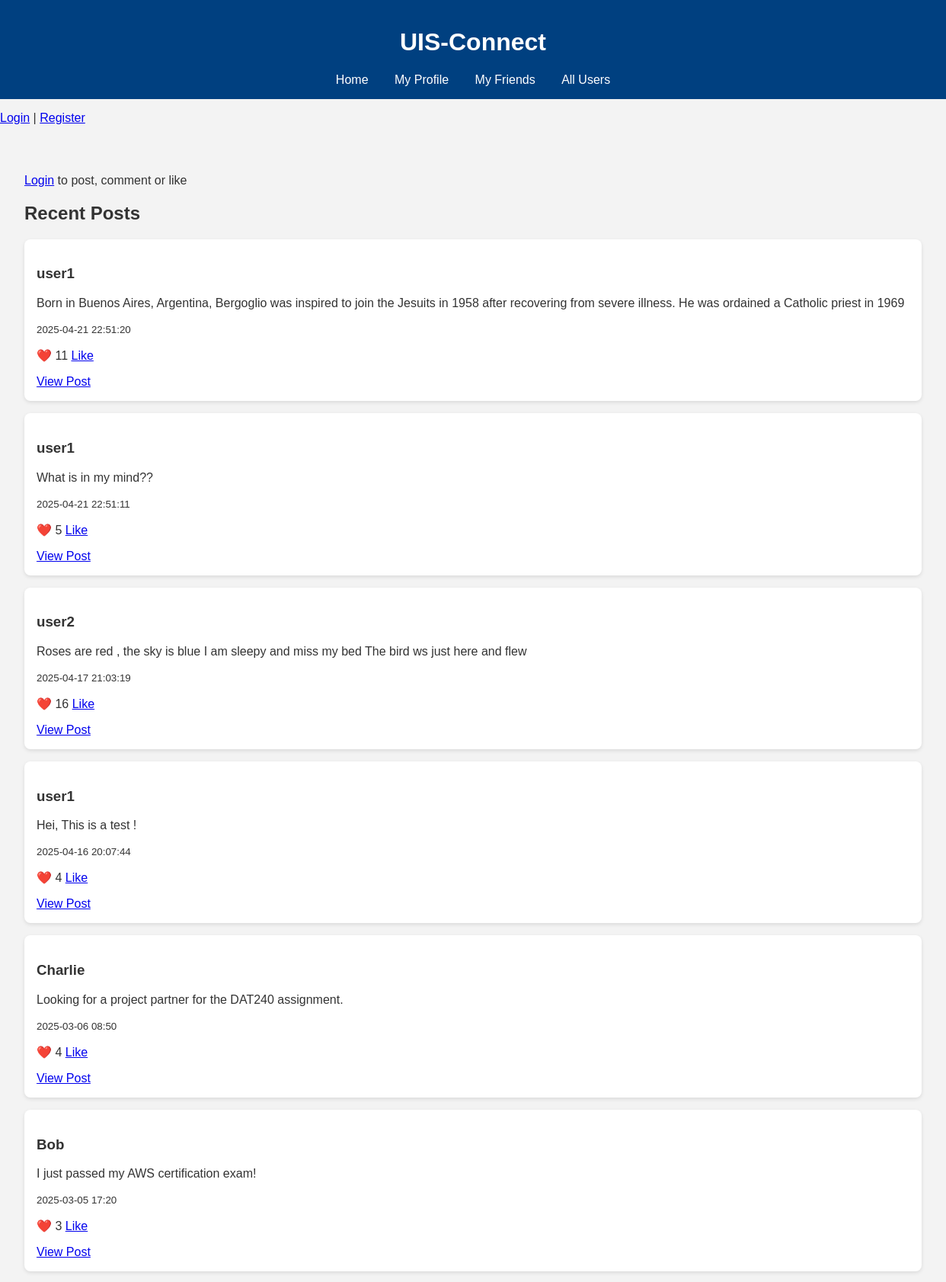
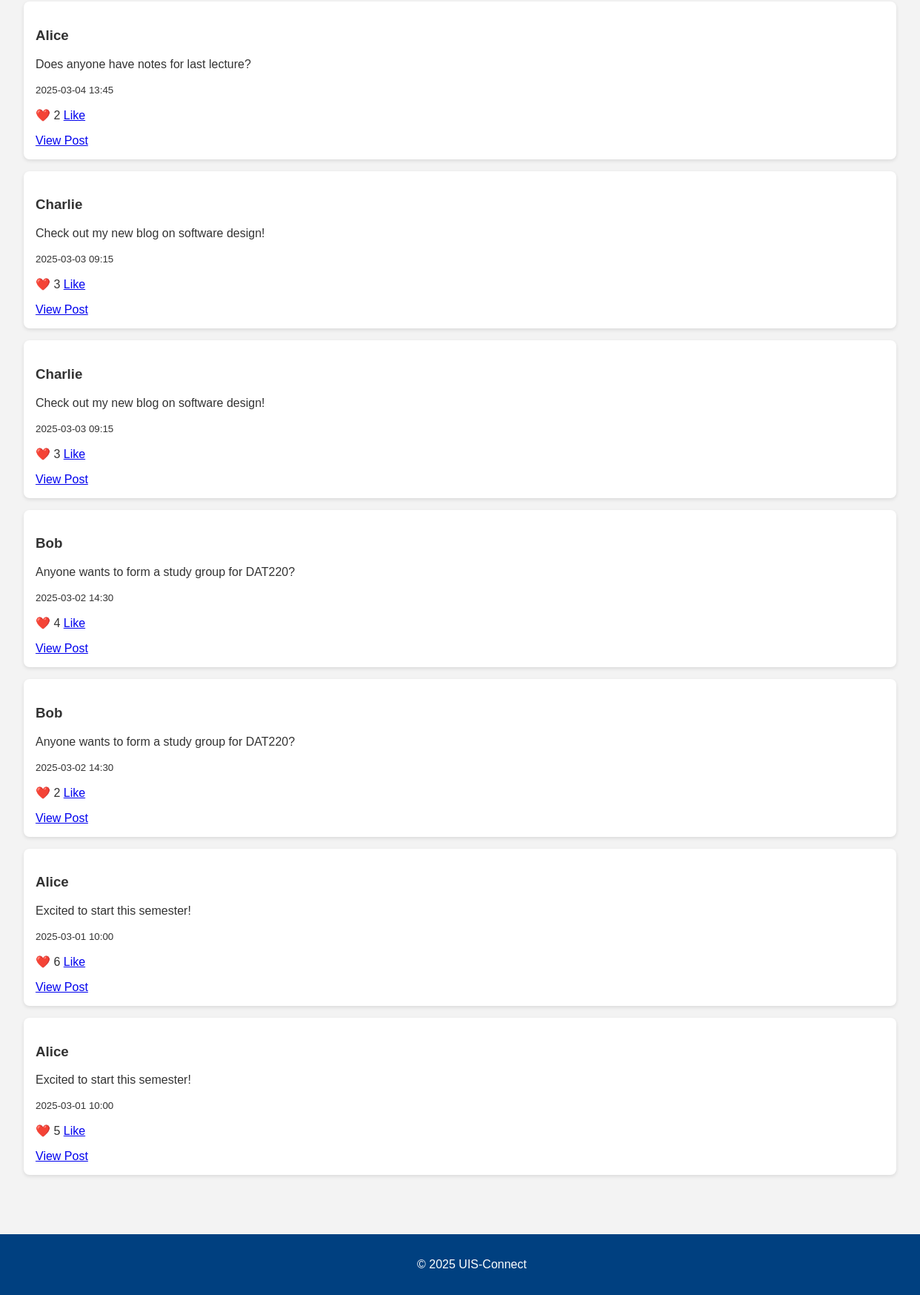
The page / on the database its author committed (2 pictures, top to bottom).
### tables this page shows
CREATE TABLE posts (
    id INTEGER PRIMARY KEY AUTOINCREMENT,
    user_id INTEGER,
    content TEXT,
    timestamp TEXT,
    FOREIGN KEY(user_id) REFERENCES users(id)
);

CREATE TABLE users (
    id INTEGER PRIMARY KEY AUTOINCREMENT,
    username TEXT NOT NULL,
    major TEXT,
    interests TEXT
, study_level TEXT CHECK (study_level IN ('Bachelor', 'Master', 'PhD')), campus TEXT CHECK (campus IN ('Ullandhaug', 'Bjergsted', 'Arkeologisk museum')), student_number TEXT);

### app.py (the view)
@app.route('/')
def index():
    posts = get_all_posts()
    return render_template('index.html', posts=posts)

### db_utils.py (called while the page is built)
def get_db_connection():
    conn = sqlite3.connect(DATABASE)
    conn.row_factory = sqlite3.Row
    return conn

def get_all_posts():
    conn = get_db_connection()
    posts = conn.execute("""
        SELECT posts.id, posts.content, posts.timestamp, users.username,
            (SELECT COUNT(*) FROM likes WHERE likes.post_id = posts.id) AS like_count
        FROM posts
        JOIN users ON posts.user_id = users.id
        ORDER BY posts.timestamp DESC
    """).fetchall()
    conn.close()
    return posts

### templates/index.html (shortened to what this page needs)
{% extends "base.html" %}
{% block content %}
{% if session.get('username') %}
    <p>Welcome, {{ session.username }}! <a href="{{ url_for('logout') }}">Logout</a></p>
    <a href="{{ url_for('new_post') }}">+ New Post</a>
{% else %}
    <p><a href="{{ url_for('login') }}">Login</a> to post, comment or like</p>
{% endif %}
<h2>Recent Posts</h2>
{% for post in posts %}
    <div class="post">
        <h3>{{ post.username }}</h3>
        <p>{{ post.content }}</p>
        <p><small>{{ post.timestamp }}</small></p>
        <p>❤️ {{ post.like_count }} <a href="{{ url_for('like', post_id=post.id) }}">Like</a></p>
        <a href="{{ url_for('post', post_id=post.id) }}">View Post</a>
    </div>
{% endfor %}
{% endblock %}

### static/style.css (style rules this page uses)
body { font-family: Arial, sans-serif; margin: 0; padding: 0; background-color: #f3f3f3; color: #333; }
.post, .comment { background-color: white; border-radius: 8px; padding: 1rem; margin-bottom: 1rem; box-shadow: 0 2px 5px rgba(0,0,0,0.1); }

### rows shown on the page
posts: username "user1", content "Born in Buenos Aires, Argentina, Bergoglio was inspired to join the Jesuits in 1958 after recovering from severe illness. He was ordained a Catholic priest in 1969", timestamp "2025-04-21 22:51:20", like_count "11"
posts: username "user1", content "What is in my mind??", timestamp "2025-04-21 22:51:11", like_count "5"
posts: username "user2", content "Roses are red , the sky is blue I am sleepy and miss my bed The bird ws just here and flew", timestamp "2025-04-17 21:03:19", like_count "16"
posts: username "user1", content "Hei, This is a test !", timestamp "2025-04-16 20:07:44", like_count "4"
posts: username "Charlie", content "Looking for a project partner for the DAT240 assignment.", timestamp "2025-03-06 08:50", like_count "4"
posts: username "Bob", content "I just passed my AWS certification exam!", timestamp "2025-03-05 17:20", like_count "3"
posts: username "Alice", content "Does anyone have notes for last lecture?", timestamp "2025-03-04 13:45", like_count "2"
posts: username "Charlie", content "Check out my new blog on software design!", timestamp "2025-03-03 09:15", like_count "3"
posts: username "Charlie", content "Check out my new blog on software design!", timestamp "2025-03-03 09:15", like_count "3"
posts: username "Bob", content "Anyone wants to form a study group for DAT220?", timestamp "2025-03-02 14:30", like_count "4"
posts: username "Bob", content "Anyone wants to form a study group for DAT220?", timestamp "2025-03-02 14:30", like_count "2"
posts: username "Alice", content "Excited to start this semester!", timestamp "2025-03-01 10:00", like_count "6"
posts: username "Alice", content "Excited to start this semester!", timestamp "2025-03-01 10:00", like_count "5"
